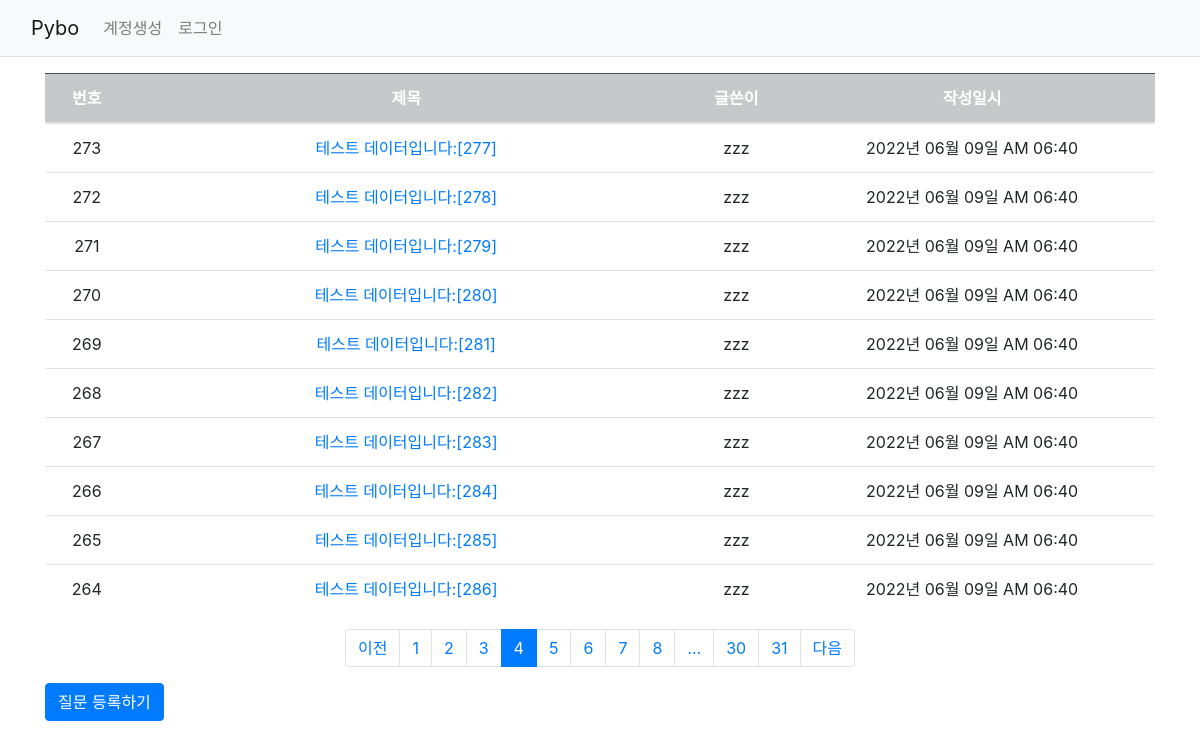
Screenshot of /question/list/?page=4 with the database file from the repository.
### pybo/models.py (models this page shows)
class Question(db.Model):
    id = db.Column(db.Integer, primary_key=True)
    subject = db.Column(db.String(200), nullable=False)
    content = db.Column(db.Text(), nullable=False)
    create_date = db.Column(db.DateTime(), nullable=False)
    user_id = db.Column(db.Integer, db.ForeignKey('user.id', ondelete='CASCADE'), nullable=False)
    user = db.relationship('User', backref=db.backref('question_set'))

class User(db.Model):
    id = db.Column(db.Integer, primary_key=True)
    username = db.Column(db.String(150), unique=True, nullable=False)
    password = db.Column(db.String(200), nullable=False)
    email = db.Column(db.String(120), unique=True, nullable=False)

### pybo/views/question_views.py (the view)
@bp.route('/list/')
def _list():
    page = request.args.get('page', type=int, default=1)
    question_list = Question.query.order_by(Question.create_date.desc())
    question_list = question_list.paginate(page, per_page=10)
    return render_template('question/question_list.html', question_list=question_list)

### pybo/filter.py (called while the page is built)
def format_datetime(value, fmt='%Y년 %m월 %d일 %p %I:%M'):
    return value.strftime(fmt)

### pybo/views/auth_views.py (called while the page is built)
@bp.before_app_request
def load_logged_in_user():
    user_id = session.get('user_id')
    if user_id is None:
        g.user = None
    else:
        g.user = User.query.get(user_id)

### pybo/templates/question/question_list.html (shortened to what this page needs)
{% extends 'base.html' %}
{% block content %}
<div class = "container my-3">
    <table class = "table">
        <thead>
        <tr class ="text-center table-dark">
            <th>번호</th>
            <th style="width:50%">제목</th>
            <th>글쓴이</th>
            <th>작성일시</th>
        </tr>
        </thead>
        <tbody>
        {% if question_list %}
        {% for question in question_list.items %}
        <tr  class="text-center">
            <td>{{ question_list.total - ((question_list.page-1) * question_list.per_page) - loop.index0 }}</td>
            <td class="text-start">
                <a href = "{{ url_for('question.detail', question_id=question.id) }}">{{ question.subject }}</a>
            </td>
            <td>{{ question.user.username }}</td>
            <td>{{ question.create_date|datetime }}</td>
        </tr>
        {% endfor %}
        {% else %}
        <tr>
            <td colspan="3">질문이 없습니다.</td>
        </tr>
        {% endif %}
        </tbody>
    </table>
    <ul class="pagination justify-content-center">
        {% if question_list.has_prev %}
        <li class="page-item">
            <a class="page-link" href="?page={{ question_list.prev_num }}">이전</a>
        </li>
        {% else %}
        <li class="page-item disabled">
            <a class="page-link" tabindex="-1" aria-disabled="true" href="javascript:void(0)">이전</a>
        </li>
        {% endif %}
        {% for page_num in question_list.iter_pages() %}
        {% if page_num %}
        {% if page_num != question_list.page %}
        <li class="page-item">
            <a class="page-link" href="?page={{ page_num }}">{{ page_num }}</a>
        </li>
        {% else %}
        <li class="page-item active" aria-current="page">
            <a class="page-link" href="javascript:void(0)">{{ page_num }}</a>
        </li>
        {% endif %}
        {% else %}
        <li class="disabled">
            <a class="page-link" href="javascript:void(0)">...</a>
        </li>
        {% endif %}
        {% endfor %}
        {% if question_list.has_next %}
        <li class="page-item">
            <a class="page-link" href="?page={{ question_list.next_num }}">다음</a>
        </li>
        {% else %}
        <li class="page-item disabled">
            <a class="page-link" tabindex="-1" aria-disabled="true" href="javascript:void(0)">다음</a>
        </li>
        {% endif %}
    </ul>
    <a href="{{ url_for('question.create') }}" class = "btn btn-primary">질문 등록하기</a>
</div>
{% endblock %}

### rows the page displays
Question: total "273", subject "테스트 데이터입니다:[277]", user.username "zzz", create_date "2022년 06월 09일 AM 06:40"
Question: total "272", subject "테스트 데이터입니다:[278]", user.username "zzz", create_date "2022년 06월 09일 AM 06:40"
Question: total "271", subject "테스트 데이터입니다:[279]", user.username "zzz", create_date "2022년 06월 09일 AM 06:40"
Question: total "270", subject "테스트 데이터입니다:[280]", user.username "zzz", create_date "2022년 06월 09일 AM 06:40"
Question: total "269", subject "테스트 데이터입니다:[281]", user.username "zzz", create_date "2022년 06월 09일 AM 06:40"
Question: total "268", subject "테스트 데이터입니다:[282]", user.username "zzz", create_date "2022년 06월 09일 AM 06:40"
Question: total "267", subject "테스트 데이터입니다:[283]", user.username "zzz", create_date "2022년 06월 09일 AM 06:40"
Question: total "266", subject "테스트 데이터입니다:[284]", user.username "zzz", create_date "2022년 06월 09일 AM 06:40"
Question: total "265", subject "테스트 데이터입니다:[285]", user.username "zzz", create_date "2022년 06월 09일 AM 06:40"
Question: total "264", subject "테스트 데이터입니다:[286]", user.username "zzz", create_date "2022년 06월 09일 AM 06:40"

### other values shown
{{ page_num }} "1" "2" "3" "5" "6" "7" "8" "30" "31"
{{ page_num }} "4"
